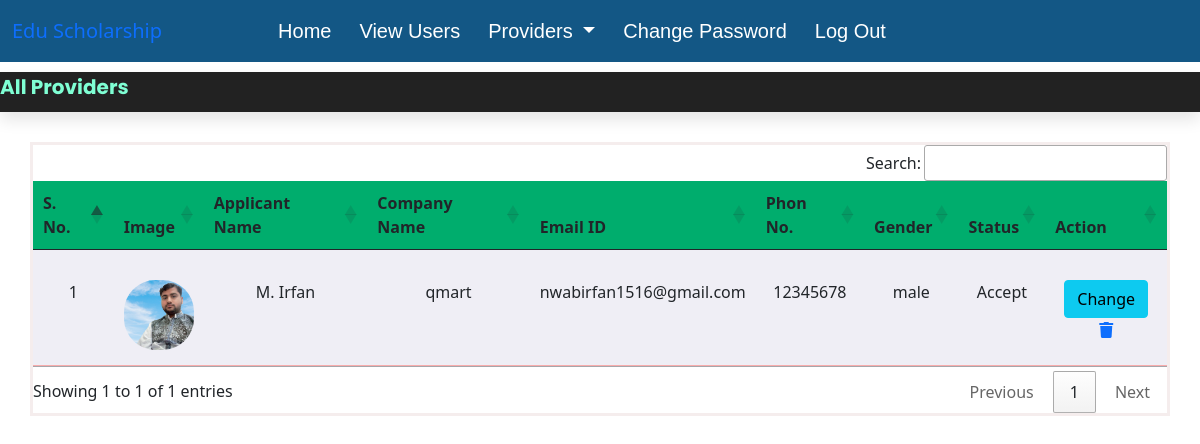
The page /providers_all (signed in) on the database its author committed.
### scholarship/models.py (models this page shows, shortened)
class Provider(models.Model):
    user = models.ForeignKey(User, on_delete=models.CASCADE)
    mobile = models.CharField(max_length=12, null=False)
    image = models.FileField()
    gender = models.CharField(max_length=10, null=False)
    companyname = models.CharField(max_length=50, null=False)
    usertype = models.CharField(max_length=30, null=False)
    status = models.CharField(max_length=30, null=False)

### scholarship/views.py (the view)
# urls.py: path('providers_all', providers_all, name='providers_all'),
def providers_all(request):
    if not request.user.is_authenticated:
        return redirect('admin_login')
    providerdata = Provider.objects.all()
    dic = {'Providerdata': providerdata}
    return render(request, 'providers_all.html', dic)

### scholarship/templates/providers_all.html (shortened to what this page needs)
{% extends 'admin_base.html' %}
{% load static %}
{% block content %}
<section class="marquee">
    <marquee behavior="scroll" direction="left" scrollamount="12">All Providers</marquee>
</section>
<section class="view">
    <div class="container">
        <table class="table" id="example" >
            <thead>
                <tr>
                    <th>S. No.</th>
                    <th>Image</th>
                    <th>Applicant Name</th>
                    <th>Company Name</th>
                    <th>Email ID </th>
                    <th>Phon No.</th>
                    <th>Gender</th>
                    <th>Status</th>
                    <th>Action</th>
                </tr>
            </thead>
            <tbody>
                {% for data in Providerdata %}
                <tr>
                    <td>{{ forloop.counter }}</td>
                    <td><img src="{{ data.image.url }}"></td>
                    <td>{{ data.user.first_name }} {{ data.user.last_name }}</td>
                    <td>{{ data.companyname }}</td>
                    <td>{{ data.user.username }}</td>
                    <td>{{ data.mobile }}</td>
                    <td>{{ data.gender }}</td>
                    <td>{{ data.status }}</td>
                    <td><a href="{% url 'change_status' data.id %}" type="button" class="btn btn-info">Change</a>
                    <a href="{% url 'delete_provider' data.user.id %}" onclick="return confirm('Are you sure? \nYou want to delete...')"><i class="fa fa-trash" aria-hidden="true"></i></a>
                    </td>
                </tr>
                {% endfor %}
            </tbody>
        </table>
    </div>
</section>
{% endblock %}

### scholarship/static/css/mystyle.css (style rules this page uses)
:root { --main-color:#602ba4; --black:#222; --white:#fff; --light-black:#777; --light-white:#fff9; --dark-bg:rgba(0,0,0,.7); --light-bg:#eee; --border:.1rem solid var(--black); --box-shadow:0 .5rem 1rem rgba(0,0,0,.1); --text-shadow:0 1.5rem 3rem rgba(0,0,0,.3); }
.marquee { margin-top: 10px; height: 40px; background-color: #222; color: aquamarine; box-shadow: var(--box-shadow); font-size: 20px; font-weight: bold; font-family:'Poppins', sans-serif; font-display: flex; }
.view { margin-top: 30px; margin-bottom: 50px; }
.view .container { border: 3px solid #f5eded; padding: 0px; text-align: center; }
thead { background-color: #00ad6d; height: 50px; }
.view .container .table { background-color: rgb(239, 238, 245); margin: 0px; }
.view .container .table tr { border: 3px solid #f8acac; }
.view .container .table td { padding-top: 30px; padding-bottom: 15px; }
.view .container img { height: 70px; width: 70px; border-radius: 45%; }

### rows shown on the page
Provider: image (picture), user.first_name "M.", user.last_name "Irfan", companyname "qmart", user.username "nwabirfan1516@gmail.com", mobile "12345678", gender "male", status "Accept"
